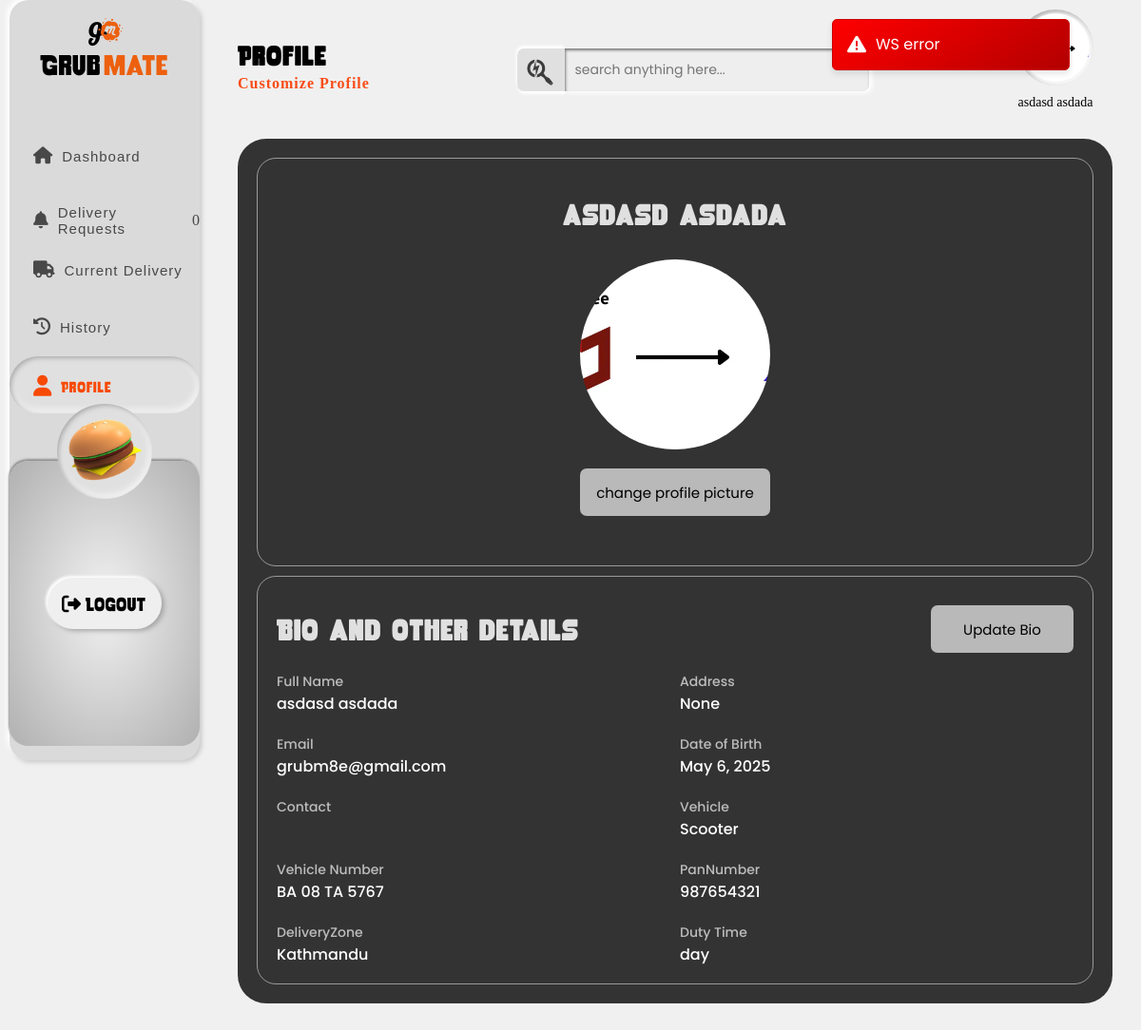
The app's page /deliveryman-profile/ (signed in) with its own data.
### merchant/models.py (models this page shows, shortened)
class Deliveryman(models.Model):
    VEHICLE_CHOICES = [
        ('Scooter', 'Scooter'),
        ('Bike', 'Bike'),
    ]
    ZONE_CHOICES = [
        ('Kathmandu', 'Kathmandu'),
        ('Bhaktapur', 'Bhaktapur'),
        ('Lalitpur', 'Lalitpur'),
    ]
    DUTYTIME_CHOICES = [
        ('day', 'Day (10AM-6PM)'),
        ('night', 'Night (6PM-2AM)'),
    ]
    user = models.OneToOneField(
        User, on_delete=models.CASCADE, related_name='deliveryman_profile', null=True)
    Firstname = models.CharField(max_length=100)
    Lastname = models.CharField(max_length=100)
    Address = models.CharField(max_length=255, null=True)
    Vehicle = models.CharField(
        max_length=20, blank=False, choices=VEHICLE_CHOICES)
    Zone = models.CharField(max_length=20, blank=False, choices=ZONE_CHOICES)
    PanNumber = models.CharField(
        max_length=9,
        validators=[
            RegexValidator(
                regex=r'^\d{9}$', message='Enter a valid 9-digit PAN number')
        ],
        help_text='Enter a 9-digit PAN number issued by IRD Nepal.'
    )
    BillBookScanCopy = models.FileField(upload_to='bill_book_files/')
    DutyTime = models.CharField(
        max_length=10, blank=False, choices=DUTYTIME_CHOICES)
    VehicleNumber = models.CharField(
        null=True,
        max_length=13,
        validators=[vehicle_validator],
        help_text="Enter the vehicle number in capital letters (e.g., BA 2 PA 1234 or 3-01-Pa-1234)."
    )
    DateofBirth = models.DateField()
    UserImage = models.ImageField(upload_to='user_images/')
    created_at = models.DateTimeField(default=timezone.now)
    approved = models.BooleanField(default=False)

### merchant/views.py (the view)
# urls.py: path("deliveryman-profile/", views.deliveryman_profile,
@login_required
def deliveryman_profile(request):
    try:
        profile = Deliveryman.objects.get(user=request.user)
    except Deliveryman.DoesNotExist:
        return redirect('restaurant-dashboard')
    return render(request, "merchant/deliveryman_profile.html", {
        'deliveryman': profile,
    })

### merchant/templates/merchant/deliveryman_profile.html (shortened to what this page needs)
{% extends "merchant/deliveryman_templates_base.html" %}
{% load static %}
{% block styles %}<link rel="stylesheet" href="{% static 'css/deliveryman_profile.css' %}">{% endblock %}
{% block activate_profile %}active{% endblock %}
 {% block headcontent %}
        <div id="head-content">
          <h2>Profile</h2>
          <h4><span>Customize Profile</span></h4>
        </div>
      {% endblock %}
{% block mainspace %}
<div id="container-body">
    <div id="main-wrapper">
    <div id="main-subwrapper">
      <div id="main-container">
        <div id="profilepic-container">
          <div id="profilename-wrapper">
            <h2>
              <span>{{ deliveryman.Firstname }}</span>
              <span>{{ deliveryman.Lastname }}</span>
            </h2>
          </div>
         <div id="profilepic">
  {% if deliveryman.UserImage %}
    <img src="{{ deliveryman.UserImage.url }}" alt="profile pic" />
  {% else %}
    <img src="{% static 'images/profilepic.png' %}" alt="default profile pic" />
  {% endif %}
</div>
          <div id="changeprofilepic">
            <button id="profilepicchangebtn">change profile picture</button>
          </div>
        </div>
        <div id="profileinformation-container">
          <div id="profileinfo-actual">
            <div id="profileinfo-heading">
              <h2>Bio and other details</h2>
              <button id="{{deliveryman.id}}" class="bioupdate-btn">Update Bio</button>
            </div>
            <div id="profileinfo-body">
              <div class="profileinfo">
                <h4>Full Name</h4>
                <h3>
                  <span>{{ deliveryman.Firstname }}</span>
              <span>{{ deliveryman.Lastname }}</span>
            </h3>
              </div>
              <div class="profileinfo">
                <h4>Address</h4>
                <h3>{{ deliveryman.Address}}</h3>
              </div>
              <div class="profileinfo">
                <h4>Email</h4>
                <h3>{{ deliveryman.user.email}}</h3>
              </div>
              <div class="profileinfo">
                <h4>Date of Birth</h4>
                <h3>{{ deliveryman.DateofBirth}}</h3>
              </div>
              <div class="profileinfo">
                <h4>Contact</h4>
              </div>
              <div class="profileinfo">
                <h4>Vehicle</h4>
                <h3>{{ deliveryman.Vehicle }}</h3>
              </div>
              <div class="profileinfo">
                <h4>Vehicle Number</h4>
                <h3>{{ deliveryman.VehicleNumber }}</h3>
              </div>
              <div class="profileinfo">
                <h4>PanNumber</h4>
                <h3>{{ deliveryman.PanNumber }}</h3>
              </div>
              <div class="profileinfo">
                <h4>DeliveryZone</h4>
                <h3>{{ deliveryman.Zone }}</h3>
              </div>
              <div class="profileinfo">
                <h4>Duty Time</h4>
                <h3>{{ deliveryman.DutyTime }}</h3>
              </div>
            </div>
          </div>
        </div>
      </div>
    </div>
    <div id="card-container"></div>
  </div>
</div>
{% endblock %}

### merchant/templates/merchant/deliveryman_templates_base.html (shortened to what this page needs)
{% load static %}
<!DOCTYPE html>
<html lang="en">
  <head>
    <link rel="stylesheet" href="https://cdnjs.cloudflare.com/ajax/libs/font-awesome/6.5.0/css/all.min.css" />
    <link rel="stylesheet" href="{% static 'css/base_template.css' %}" />
    {% block styles %}
    {% endblock %}
  </head>
  <body>
    <header>
      <a href="#" id="logowrapper-link">
        <div class="logo-container">
          <div id="logo">
            <span><i class="fa-brands fa-glide-g"></i></span>
            <span><i class="fa-brands fa-meetup"></i></span>
          </div>
          <div id="brandname">
            <span>Grub</span><span>mate</span>
          </div>
        </div>
      </a>
      <nav>
        <ul id="navbar">
          <li class="link"
            id="{% block activate_dashboard %}
              dashboard
            {% endblock %}">
            <a href="{% url 'deliveryman-dashboard' %}">
              <span class="nav-icons"><i class="fa-solid fa-house fa-beat"></i></span>
              <h4>Dashboard</h4>
            </a>
          </li>
          <li class="link order"
            id="{% block activate_new_orders %}
              neworders
            {% endblock %}">
            <a href="{% url 'deliveryman-new-orders' %}">
              <span class="nav-icons"><i class="fa-solid fa-bell fa-shake" style="--fa-animation-duration: 4s;"></i></span>
              <h4>Delivery Requests</h4>
              <span class="new-order-count">0</span>
            </a>
          </li>
          <li class="link"
            id="{% block activate_current_orders %}
              currentorders
            {% endblock %}">
            <a href="{% url 'deliveryman-current-orders' %}">
              <span class="nav-icons"><i class="fa-solid fa-truck fa-bounce" style="--fa-animation-duration: 3s;"></i></span>
              <h4>Current Delivery</h4>
            </a>
          </li>
          <li class="link"
            id="{% block activate_history %}
              history
            {% endblock %}">
            <a href="{% url 'deliveryman-history' %}">
              <span class="nav-icons"><i class="fa-solid fa-clock-rotate-left fa-spin" style="--fa-animation-direction: reverse;"></i></span>
              <h4>History</h4>
            </a>
          </li>
          <li class="link"
            id="{% block activate_profile %}{% endblock %}">
            <a href="{% url 'deliveryman-profile' %}">
              <span class="nav-icons"><i class="fa-solid fa-user fa-fade"></i></span>
              <h4>Profile</h4>
            </a>
          </li>
        </ul>
      </nav>
      <div id="logout-container">
        <div id="circle">
          <img src="{% static 'images/burgerstill.png' %}" alt="burger" height="80" width="80" />
        </div>
        <button type="button" id="logout">
          <span class="logout-icon"><i class="fa-solid fa-right-from-bracket"></i></span>
          <span>Logout</span>
        </button>
      </div>
    </header>
    <div class="container" id="dashboard">
      <div id="container-head">
        {% block headcontent %}
        {% endblock %}
        <div id="search-subcontainer">
          <span><i class="fa-brands fa-searchengin"></i></span>
          <input type="search" name="search" id="search" placeholder="search anything here..." />
        </div>
        <div>
          <div id="pp-container">
            {% if deliveryman.UserImage %}
              <img src="{{ deliveryman.UserImage.url }}" alt="profilepic" height="50" width="50" />
            {% else %}
              <img src="{% static 'images/profilepic.png' %}" alt="default profilepic" height="50" width="50" />
            {% endif %}
          </div>
          <h4 class="delid" id="{{deliveryman.id}}">{{ deliveryman.Firstname }} {{ deliveryman.Lastname }}</h4>
        </div>
      </div>
      <div id="all-wrapper">{% block mainspace %}
      {% endblock %}</div>
    </div>
  </body>
</html>

### static/css/deliveryman_profile.css (style rules this page uses)
#main-wrapper { margin-top: -20px; }
#main-subwrapper { width: 100%; display: flex; flex-direction: column; gap: 20px; background-color: #333333ff; border-radius: 30px; padding: 20px; }
#main-container { width: 100%; display: flex; gap: 10px; }
#profileinformation-container, #profilepic-container { display: flex; flex-direction: column; gap: 10px; border-radius: 20px; border: 1px solid #9b9999ff; }
#profilepic-container { width: 40%; height: 430px; align-items: center; padding: 10px; }
#profileinformation-container { width: 60%; height: 430px; padding: 20px; }
#profilename-wrapper { margin-top: 30px; font-family: "rocketThunder"; letter-spacing: 1px; font-size: 20px; color: #e0e0e0; }
#profilepic { height: 200px; width: 200px; border-radius: 50%; margin-top: 20px; }
#profilepic > img { height: 100%; width: 100%; object-fit: cover; border-radius: 50%; }
#changeprofilepic { margin-top: 10px; }
#changeprofilepic > button { padding: 10px; width: 200px; height: 50px; border: none; border-radius: 7px; font-family: "Poppins"; font-size: 15px; color: #000000; background-color: #b9b9b9ff; cursor: pointer; }
#profileinfo-heading { display: flex; justify-content: space-between; align-items: center; margin-top: 10px; }
#profileinfo-heading > h2 { font-family: "rocketThunder"; font-size: 30px; letter-spacing: 1px; color: #e0e0e0; }
#profileinfo-heading > button { font-family: "Poppins"; font-size: 15px; color: #000000; background-color: #b9b9b9ff; border: none; border-radius: 7px; padding: 10px; height: 50px; width: 150px; cursor: pointer; }
#profileinfo-body, #profileinfo-form { margin-top: 20px; display: grid; grid-template-columns: 1fr 1fr; row-gap: 20px; column-gap: 10px; }
.profileinfo { font-family: "Poppins"; }
.profileinfo > h4 { font-size: 14px; font-weight: 500; color: #bebcbcff; }
.profileinfo > h3 { font-size: 16px; font-weight: 500; color: #ffffffff; }
@media (max-width: 1200px) { #main-container { flex-direction: column; } }
@media (max-width: 1200px) { #profilepic-container { width: 100%; } }
@media (max-width: 1200px) { #profileinformation-container { width: 100%; } }

### records on screen
Deliveryman: UserImage (picture), Firstname "asdasd", Lastname "asdada", Address "None", user.email "grubm8e@gmail.com", DateofBirth "May 6, 2025", Vehicle "Scooter", VehicleNumber "BA 08 TA 5767", PanNumber "987654321", Zone "Kathmandu", DutyTime "day"
